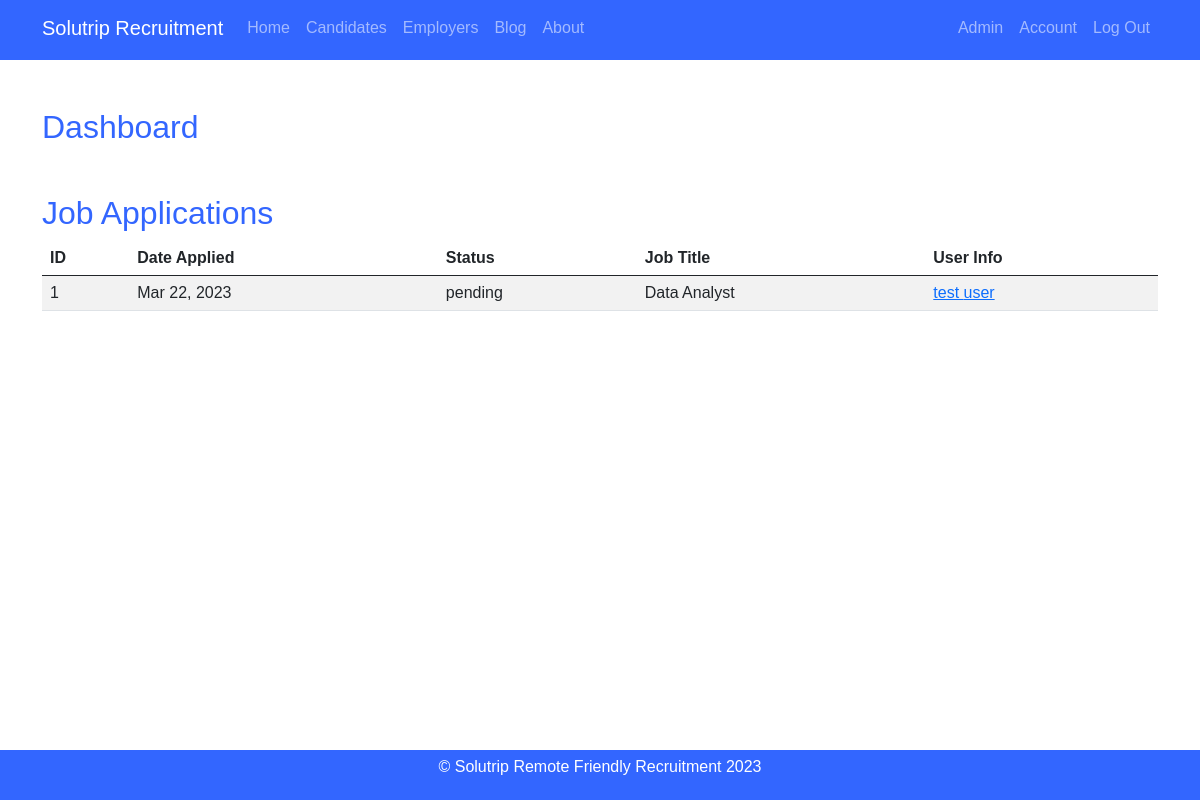
The app's page /admin/applications (signed in), older data.
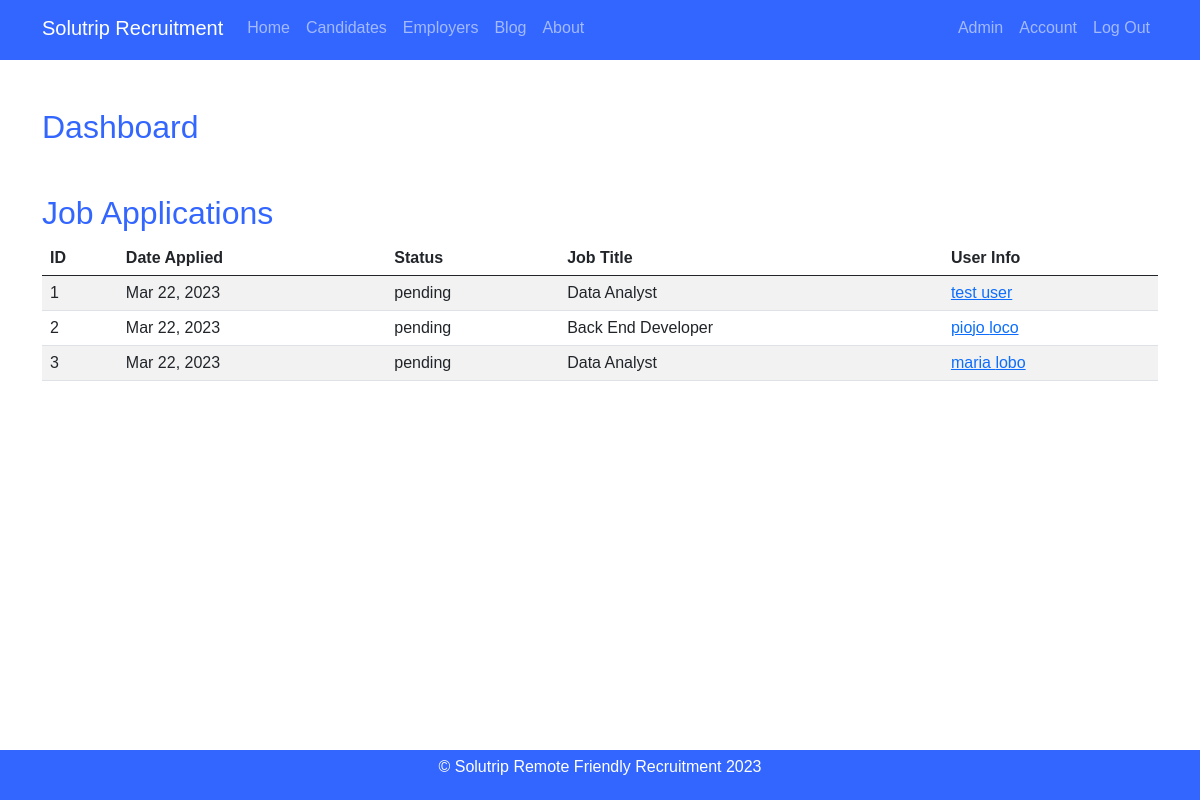
The same page, newer data.
### Solutrip_app/models.py (models this page shows)
class JobApplication(db.Model):
    id = db.Column(db.Integer, primary_key=True)
    date_applied = db.Column(db.DateTime, nullable=False, default=datetime.utcnow)
    status = db.Column(db.String(20), nullable=False, default='pending')
    job_id = db.Column(db.Integer, db.ForeignKey('jobs.id'), nullable=False)
    applied_job = db.relationship('Jobs', backref='applications')
    user_info_id = db.Column(db.Integer, db.ForeignKey('user_info.id'), nullable=False)
    user_info = db.relationship('UserInfo', backref='applications')

class Jobs(db.Model):
    id = db.Column (db.Integer, primary_key=True)
    title = db.Column(db.String(60), nullable=False)
    location = db.Column(db.String(60), nullable=False)
    salary = db.Column(db.String(60), nullable=False)
    description = db.Column(db.Text, nullable=False)
    requirements= db.Column(db.Text, nullable=False)
    qualifications= db.Column(db.Text, nullable=False)
    company_id = db.Column(db.Integer, db.ForeignKey('company.id'), nullable=False)
    job_applications = db.relationship('JobApplication', backref='job', lazy=True)

class UserInfo(db.Model):
    id = db.Column (db.Integer, primary_key=True)
    name = db.Column(db.String(60))
    surname = db.Column(db.String(60))
    location = db.Column(db.String(60))
    phone = db.Column(db.String(20), nullable=True)
    linkedin = db.Column(db.String(100))
    profession = db.Column(db.String(200))
    education = db.Column(db.String(200))
    github_account = db.Column(db.String(50), unique=True)
    cv = db.Column(db.LargeBinary, nullable=True)
    user_id = db.Column(db.Integer, db.ForeignKey('user.id'), nullable=False)
    job_applications = db.relationship('JobApplication', backref='user', lazy=True)

### Solutrip_app/routes.py (the view)
@app.route('/admin/applications')
@login_required
def admin_appl():
    job_applications = JobApplication.query.all()
    job_applications_grouped = [(user_info, list(group)) for user_info, group in groupby(job_applications, lambda app: app.user_info)]
    user_infos = UserInfo.query.all()
    return render_template('applications.html', job_applications=job_applications, job_applications_grouped=job_applications_grouped, user_infos=user_infos)

### Solutrip_app/models.py (called while the page is built)
@login_manager.user_loader
def load_user(user_id):
    return User.query.get(int(user_id))

### Solutrip_app/templates/applications.html
{% extends 'layout.html' %}
{% block content %}
  <h2 class="appl title mt-5">Dashboard</h2>
  <h2 class="appl title mt-5">Job Applications</h2>
  <table class="table table-striped table-hover">
    <thead>
      <tr>
        <th>ID</th>
        <th>Date Applied</th>
        <th>Status</th>
        <th>Job Title</th>
        <th>User Info</th>
      </tr>
    </thead>
    <tbody>
      {% for job_application in job_applications %}
          <tr>
              <td>{{ job_application.id }}</td>
              <td>{{ job_application.date_applied.strftime('%b %d, %Y') }}</td>
              <td>{{ job_application.status }}</td>
              <td>{{ job_application.job.title }}</td>
              <td><a href="{{ url_for('user_info', user_id=job_application.user.user.id) }}">{{ job_application.user.name }} {{ job_application.user.surname }}</a></td>
          </tr>
      {% endfor %}
    </tbody>
  </table>
{% endblock %}

### Solutrip_app/templates/layout.html (shortened to what this page needs)
<html>
  <head>
    <link href="https://cdn.jsdelivr.net/npm/bootstrap@5.0.2/dist/css/bootstrap.min.css" rel="stylesheet">
    <link rel="stylesheet" type="text/css" href="{{ url_for('static', filename='styles.css') }}">
  </head>
  <body>
    <header class="site-header">
      <nav class="navbar navbar-expand-md navbar-dark bg-steel fixed-top">
        <div class="container">
          <a class="navbar-brand mr-4" href="/">Solutrip Recruitment</a>
          <div class="collapse navbar-collapse d-flex" id="navbarToggle">
            <div class="navbar-nav mr-auto flex-grow-1">
              <a class="nav-item nav-link {% if request.path == '/' %}active{% endif %}" href="{{ url_for('home') }}">Home</a>
              <a class="nav-item nav-link" href="{{ url_for('candidates')}}">Candidates</a>
              <a class="nav-item nav-link" href="{{ url_for('employers')}}">Employers</a>
              <a class="nav-item nav-link" href="{{ url_for('blog')}}">Blog</a>
              <a class="nav-item nav-link" href="{{ url_for('about')}}">About</a>
            </div>
            <div class="navbar-nav ml-auto">
              {% if current_user.is_authenticated %}
              {% if current_user.role == 'admin' %}
                <a class="nav-item nav-link" href="{{ url_for('admin')}}">Admin</a>
              {% endif%}
              <a class="nav-item nav-link" href="{{ url_for('account')}}">Account</a>
              <a class="nav-item nav-link" href="{{ url_for('logout')}}">Log Out</a>
              {% else %}
              <a class="nav-item nav-link" href="{{ url_for('login')}}">Login</a>
              <a class="nav-item nav-link" href="{{ url_for('register')}}">Register</a>
              {% endif %}
            </div>
          </div>
        </div>
      </nav>
    </header>
    <div class="col-md-12">
      <div class="container">
        {% block content %}
        {% endblock %}
      </div>
    </div>
    <footer>
        <p>&copy; Solutrip Remote Friendly Recruitment 2023</p>
    </footer>
  </body>
</html>

### Solutrip_app/static/styles.css (style rules this page uses)
body { background-image: url(bg-img.jpg); background-size: cover; font-family: Arial, sans-serif; color: #333; }
header { display: flex; justify-content: space-between; align-items: center; padding: 0 10px; height: 60px; background-color: #3366ff; }
html, body { height: 100%; }
footer { display: flex; justify-content: center; align-items: center; min-height: 50px; background-color: #3366ff; color: #fff; width: 100%; }
#account h1,h2 { color: #3366ff; }
footer { position: fixed; bottom: 0; width: 100%; }

Row changes from the older to the newer data that the page shows:
added JobApplication: id "2", date_applied "Mar 22, 2023", status "pending", job "Back End Developer", user.name "piojo", user.surname "loco"
added JobApplication: id "3", date_applied "Mar 22, 2023", status "pending", job "Data Analyst", user.name "maria", user.surname "lobo"
